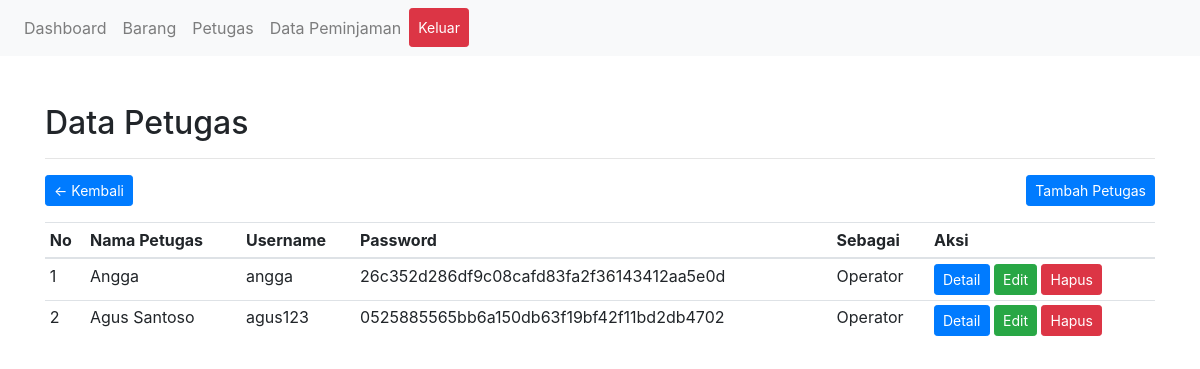
/admin/data-petugas.php (signed in), run on the app's committed database.
### tables this page shows
CREATE TABLE `users` (
  `id_user` int(11) NOT NULL,
  `nama` varchar(50) NOT NULL,
  `username` varchar(30) NOT NULL,
  `password` varchar(100) NOT NULL,
  `id_level` enum('1','2') NOT NULL
);

### admin/includes/petugas.php (the view)
<div class="container mt-5">
	<h2>Data Petugas</h2>
	<hr>
	<a href="index.php" class="btn btn-primary btn-sm float-left">&larr; Kembali</a>
	<a href="?h=tambah-petugas" class="btn btn-primary btn-sm float-right">Tambah Petugas</a>
	<div class="clearfix"></div>
	<table class="table table-sm mt-3">
		<thead>
			<tr>
				<th>No</th>
				<th>Nama Petugas</th>
				<th>Username</th>
				<th>Password</th>
				<th>Sebagai</th>
				<th>Aksi</th>
			</tr>
		</thead>
		<tbody>
			<?php foreach ($data as $r):
				$r['id_level'] == 2 ? $sebagai = "Operator" : $sebagai = "Admin";
			?>
			<tr>
				<td><?= $no++ ?></td>
				<td><?= $r['nama'] ?></td>
				<td><?= $r['username'] ?></td>
				<td><?= $r['password'] ?></td>
				<td><?= $sebagai ?></td>
				<td>
					<div class="d-inline">
						<a href="?h=detail-petugas&id=<?= $r['id_user'] ?>" class="btn btn-primary btn-sm">Detail</a>
						<a href="?h=edit-petugas&id=<?= $r['id_user'] ?>" class="btn btn-success btn-sm">Edit</a>
						<a href="?h=hapus-petugas&id=<?= $r['id_user'] ?>" class="btn btn-danger btn-sm" onclick="return confirm('Hapus data ini?')">Hapus</a>
					</div>
				</td>
			</tr>
			<?php endforeach ?>
		</tbody>
	</table>
</div>

### data on the page
users: nama "Angga", username "angga", password "26c352d286df9c08cafd83fa2f36143412aa5e0d", sebagai "Operator"
users: nama "Agus Santoso", username "agus123", password "0525885565bb6a150db63f19bf42f11bd2db4702", sebagai "Operator"
